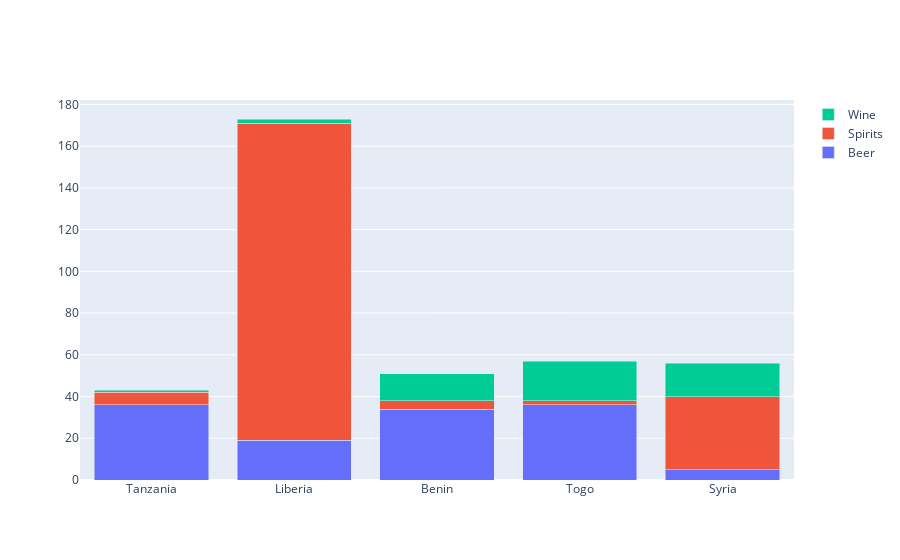

This figure's notebook cell:
### Code cell
import plotly.graph_objects as go

fig = go.Figure(data=[
    go.Bar(name='Beer', x=bottom_five["country"], y=bottom_five["beer_percapita"]),
    go.Bar(name='Spirits', x=bottom_five["country"], y=bottom_five["spirit_percapita"]),
    go.Bar(name='Wine', x=bottom_five["country"], y=bottom_five["wine_percapita"])
])

# Change the bar mode
fig.update_layout(barmode='stack')
fig.show()

### Figure 1 — Plotly figure (JSON) as saved in the notebook; plotly's stock layout.template omitted (floating-point values rounded to 4 significant figures)
{"data": [{"name": "Beer", "type": "bar", "x": ["Tanzania", "Liberia", "Benin", "Togo", "Syria"], "y": [36, 19, 34, 36, 5]}, {"name": "Spirits", "type": "bar", "x": ["Tanzania", "Liberia", "Benin", "Togo", "Syria"], "y": [6, 152, 4, 2, 35]}, {"name": "Wine", "type": "bar", "x": ["Tanzania", "Liberia", "Benin", "Togo", "Syria"], "y": [1, 2, 13, 19, 16]}], "layout": {"autosize": true, "barmode": "stack", "xaxis": {"autorange": true, "range": [-0.5, 4.5], "type": "category"}, "yaxis": {"autorange": true, "range": [0, 182.1], "type": "linear"}}}
